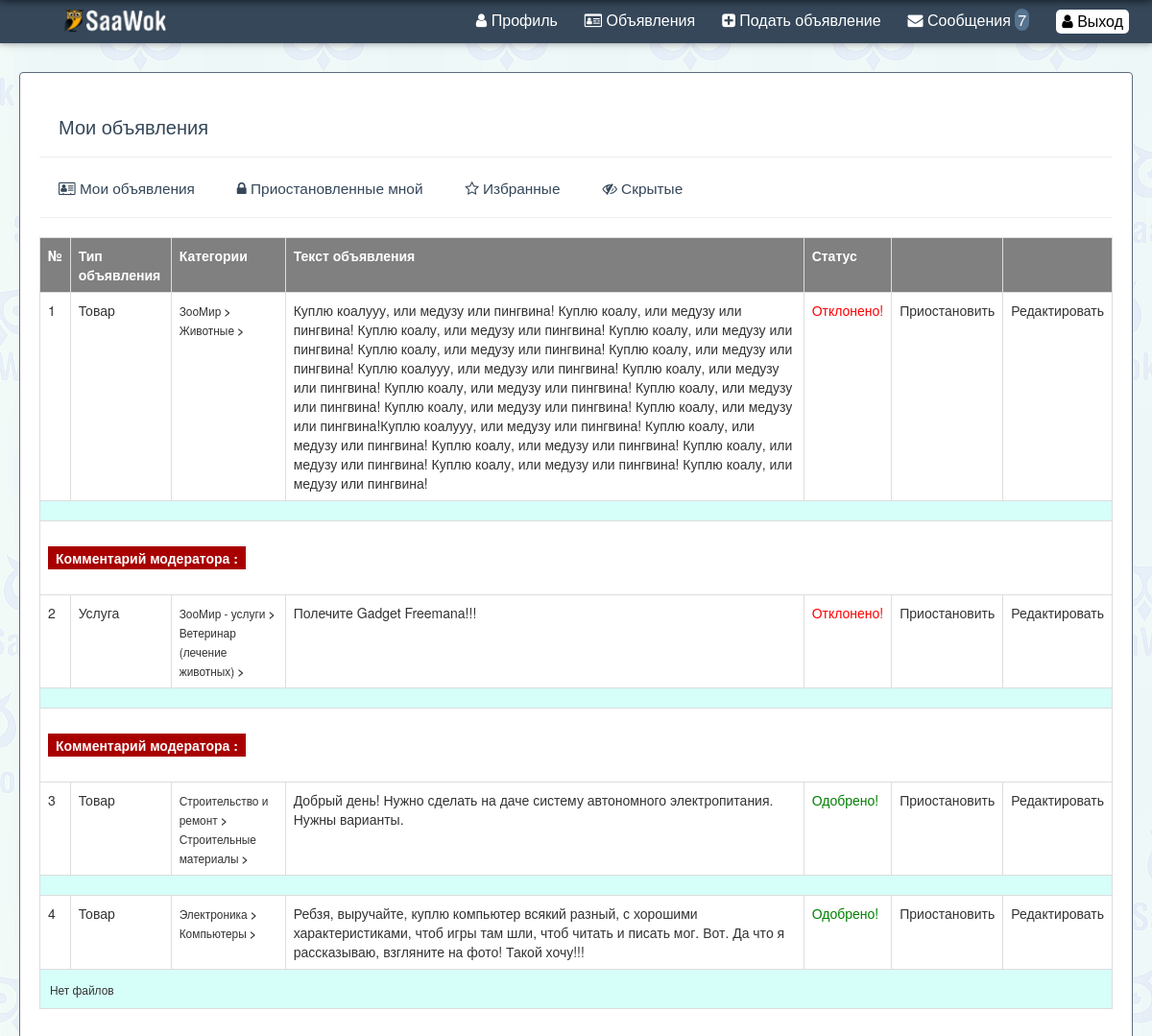
Screenshot of /cabinet/ads_my.php (signed in) with the database file from the repository.
### tables this page shows
CREATE TABLE `ads` (
  `id` int(11) NOT NULL AUTO_INCREMENT,
  `date` text NOT NULL,
  `author` text NOT NULL,
  `type` int(11) NOT NULL,
  `cat1` text NOT NULL,
  `cat2` text NOT NULL,
  `cat3` text NOT NULL,
  `text` text NOT NULL,
  `region` text NOT NULL,
  `city` text NOT NULL,
  `status` text NOT NULL,
  `files` text NOT NULL,
  `comment` text NOT NULL,
  PRIMARY KEY (`id`)
);

CREATE TABLE `cats` (
  `id` int(11) NOT NULL AUTO_INCREMENT,
  `cat` text NOT NULL,
  `parent_id` int(11) NOT NULL,
  `type` int(11) NOT NULL,
  PRIMARY KEY (`id`)
);

### cabinet/ads_my.php (the view, shortened to what this page needs)
<?php
$headerr=new Headerr();
$db=new Database();
$headerr->headerrs("Мои объявления","","","utf-8");
$headerr->user_bar();
$user_id=$_COOKIE['id'];
$ads=$db->db_select("ads","WHERE author='$user_id' and (status=0 OR status=2 OR status=3) order by id desc");
$ads_count=count($ads);
echo "
<div class='content Scontainer'>
 <div class='user_block'>
  <h3>Мои объявления</h3>
<hr>
<a class='nav_st1' href='ads_my.php'><i class='fa fa-address-card-o' aria-hidden='true'></i> Мои объявления</a>
<a class='nav_st1' href='ads_my_arh.php'><i class='fa fa-lock' aria-hidden='true'></i> Приостановленные мной</a>
<a class='nav_st1' href='fav_ob.php'><i class='fa fa-star-o' aria-hidden='true'></i> Избранные</a>
<a class='nav_st1' href='hide_ob.php'><i class='fa fa-eye-slash' aria-hidden='true'></i> Скрытые</a>
";
echo "<hr>";
echo "<table class='table table-bordered'>";
echo "<tr>
		<th>№</th>
		<th>Тип объявления</th>
		<th>Категории</th>
		<th>Текст объявления</th>
		<th>Статус</th>
		<th></th>
		<th></th>
	</tr>";
for($i=0;$i<$ads_count; $i++){
	if($ads[$i]['type']==0){
		$type='Товар';
	}else{
		$type='Услуга';
	}
	if($ads[$i]['status']==2){
		$status='<font color=green>Одобрено!</font>';
	}
	if($ads[$i]['status']==3){
		$status='<font color=red>Отклонено!</font>';
	}
	echo "<tr>
		<td>".($i+1)."</td>
		<td>".$type."</td>
		<td><small>".$db->get_cat_by_id($ads[$i]['cat1'])."<b> > </b>
		".$db->get_cat_by_id($ads[$i]['cat2'])."<b> > </b>
		".$db->get_cat_by_id($ads[$i]['cat3'])."</small></td>
		<td><a href='../ob.php?id=".$ads[$i]['id']."'>".$ads[$i]['text']."</a></td>
		<td>".$status."</td>
		<td><a href='ads_my.php?id=".$ads[$i]['id']."'>Приостановить</a></td>
		<td>
		<a href='ads_edit.php?id=".$ads[$i]['id']."'>Редактировать</a>
		</td>
	</tr>
	<tr>
	<td colspan=7 style='background-color: #D6FFF9;  padding:10px;'>
	<small>
	";
	if($ads[$i]['files']<>""){
		$db->get_files("../uploads/".$ads[$i]['author']."/".$ads[$i]['files']."/","");
	}
	echo "
	</small>
	</td>
	</tr>
	";
	if($ads[$i]['status']==3){
		echo "
			<tr>
				<td colspan=7>
				<br />
				<b style='background-color: #A80000; color:white; padding: 2px 8px;'>Комментарий модератора :</b> ".$ads[$i]['comment']."
				<br /><br />
				</td>
			<tr>
		";
	}
}
echo "</table>";
echo "</div></div>";
$headerr->footerr();
?>

### classes/headers.php (shortened to what this page needs)
<?php
class Headerr{
	public function headerrs ($title, $description, $keywords, $charset){
		$url= "http://".$_SERVER['SERVER_NAME'];
		echo $headerr= "
		<!DOCTYPE html>
		<html>
			<head>
				<title>".$title."</title>
				<meta name='description' content='".$description."' />
				<meta name='keywords' content='".$keywords."' />
<!--				<title>SaaWok  - инструмент взаимодействия потребителя и поставщика</title>
				<meta http-equiv='Content-Type' content='text/html; charset=utf-8' />
				<meta name='description' content='Портал представляет из себя инструмент, выявляющий очевидную потребность в конкретных товарах и услугах' />
				<meta name='keywords' content='Частные объявления, товары и услуги, инструмент для покупателя, инструмент поставщика, объявления Казахстан' />
-->
				<meta name='author' content='SaaW Ok' />
				<meta name='publisher-email' content='hello@saawok.com' />
				<meta name='robots' content='index, follow' />
				<link rel='alternate' hreflang='ru' href='".$url."' />
		  		<meta name='wmail-verification' content='bea7cc76a2250183467cb642a8eabfa4' />
				<meta charset='".$charset."'>
				<link rel='stylesheet' type='text/css' href='".$url."/css/jquery.fancybox.css' media='screen'>
				<link rel='stylesheet' type='text/css' href='".$url."/css/style_old.css'>
				<link rel='stylesheet' type='text/css' href='".$url."/css/style.css'>
				<link rel='stylesheet' href='".$url."/css/bootstrap.min.css' type='text/css' media='all'>
				<link rel='stylesheet' href='".$url."/css/font-awesome.min.css' media='all'>
	 		        <link href='http://fonts.googleapis.com/icon?family=Material+Icons' rel='stylesheet'>
				<link rel='icon' type='image/x-icon' href='".$url."/images/sww.ico'>
				<script src='https://ajax.googleapis.com/ajax/libs/jquery/3.1.1/jquery.min.js'></script>
				<script async src='".$url."/js/bootstrap.min.js'></script>
				<script async src='".$url."/js/infinite_scroll.js'></script>
				<script async type='text/javascript' src='".$url."/js/jquery.fancybox.js'></script>
			</head>
			<body>
		";
	}
	public function user_bar(){
		$url= "http://".$_SERVER['SERVER_NAME'];
		$user_id=$_COOKIE['id'];
		$db=new Database();
		$massages_count= count($db->db_select("massages","WHERE to_post='$user_id' AND status='0'"));
		$ban_check=$db->db_select("user","WHERE id='$user_id'");
		if($_COOKIE['auth']<>'welcome'){
		echo $user_bar="
		<div class='header Scontainer'>
				<div class='sk-top'>
		 <ul class='sk-navbar sk-white sk-card'>
		 	  <li><a href='".$url."/index.php' ><img src='".$url."/images/lg.png' style='margin: 0 20px; height:25px' /></a></li>
              <li class='sk-right sk-hide-small'>
			  <a href='".$url."/cabinet/auth.php'>Войти</a>
			  <a href='".$url."/cabinet/reg.php'>Зарегистрироваться</a>
  			</ul>
		</div>
		</div>
		";
		}else{
		echo "
		<div class='header Scontainer'>
					<div class='navbar_logo' align='left'><a href='/'><img src='".$url."/images/sww.png' style='width:80px' /></a></div>
		<div class='sk-top'>
		 <ul class='sk-navbar sk-white sk-card'>
		 	  <li><a href='".$url."/index.php' ><img src='".$url."/images/lg.png' style='margin: 0 20px; height:25px' /></a></li>
              <li class='sk-right sk-hide-small'>
			  <a href='".$url."/cabinet/profile.php'><i class='fa fa-user'></i> Профиль</a>
			  <a href='".$url."/cabinet/ads_my.php'><i class='fa fa-id-card-o'></i> Объявления</a>
			  <a href='".$url."/cabinet/ads_add.php'><i class='fa fa-plus-square'></i> Подать объявление</a>
			  <a href='".$url."/cabinet/massages.php'><i class='fa fa-envelope'></i> Сообщения <div class='m_style'>".$massages_count."</div></a>
			  <a href='".$url."/logout.php'><button class='button_auth' style='vertical-align:middle'><span><i class='fa fa-user'></i> Выход</span></button></a></li>
  			</ul>
		</div>
				<a href='".$url."/cabinet/profile.php' onclick='sk_close()'><i class='fa fa-user'></i> Профиль</a>
				<a href='".$url."/cabinet/ads_my.php'  onclick='sk_close()'>Мои объявления</a>
				<a href='".$url."/cabinet/ads_add.php' onclick='sk_close()'>Подать объявдение</a>
			    <a href='".$url."/cabinet/massages.php' onclick='sk_close()'><i class='fa fa-envelope'></i> Сообщения <span class='saw_badge_warning'>[".$massages_count."]</span></a>
			    <a href='".$url."/logout.php' onclick='sk_close()'> Выход</a>
		</div>
			";
		}
	}
	public function footerr (){
	echo $footerr="
    </body>
</html>";
	}
}
?>

### classes/db.php (shortened to what this page needs)
<?php
class Database{
	public function db_connect(){
		$this->conn = mysqli_connect(HOST, USER_NAME, USER_PASS, DB_NAME);
	}
	public function db_select($table_name,$sql_param){
		$conn= $this->conn;
		$sql = "SELECT * FROM ".$table_name." ".$sql_param;
		$result = mysqli_query($conn, $sql);
		if (mysqli_num_rows($result) > 0) {
			while($row = mysqli_fetch_assoc($result)) {
				$rows[]=$row;
			}
		}
		return $rows;
	}
	public function get_cat_by_id($id){
		$conn= $this->conn;
		$sql = "SELECT * FROM cats WHERE id='$id'";
		$result = mysqli_query($conn, $sql);
		if (mysqli_num_rows($result) > 0) {
			while($row = mysqli_fetch_assoc($result)) {
				$rows=$row['cat'];
			}
		}
		return $rows;
	}
	public function get_files($dirr,$ads_id) {
			if(file_exists($dirr)){
			$user_id=$_COOKIE['id'];
			$dir= scandir($dirr);
			$dir_count=count($dir);
			for($i=2;$i<$dir_count;$i++){
				echo "
				<a href='".$dirr."".$dir[$i]."' target='_blank'><img src='".$dirr."".$dir[$i]."' height='40em'></a>
				";
				if($ads_id<>""){
                                        echo "<a href='ads_edit.php?del=".$dir[$i]."&id=".$ads_id."'> --  Удалить -- </a>";
                                }
				echo "
				";
			}
		}else{
			echo "Нет файлов";
		}
	}
}
?>

### css/style_old.css (style rules this page uses)
a { text-decoration: none; }
th { padding:5px; background-color:grey; color:white; }

### css/style.css (style rules this page uses)
.Scontainer { width: 100%; }
body { background-image: url(../images/p.png); background-position: left top; background-repeat: repeat; background-attachment: fixed; height: 100%; }
body:before { content: ""; position: fixed; top: -10px; left: 0; width: 100%; height: 10px; -webkit-box-shadow: 0px 0px 10px rgba(0,0,0,.8); -moz-box-shadow: 0px 0px 10px rgba(0,0,0,.8); box-shadow: 0px 0px 10px rgba(0,0,0,.8); z-index: 100; }
.header { height: 40px; width: 95%; margin: 0 auto; margin-bottom: 35px; }
.content { min-height: 600px; width: 1160px; height: 100%; margin: 0 auto; }
.sk-top,.sk-bottom { position:fixed; width:100%; z-index:1 }
.sk-top { top:0 }
.sk-white, .sk-hover-white:hover { color: #fff!important; background-color: #354759!important; }
.sk-card { box-shadow: 0 2px 4px 0 rgba(0,0,0,0.16),0 2px 10px 0 rgba(0,0,0,0.12)!important; }
.sk-navbar { list-style-type: none; margin-top: 0; margin-bottom: 6px; padding-bottom: 6px; overflow: hidden; position: fixed; width: 100%; left: 0; top: 0; }
.sk-navbar li { float: left; }
.sk-navbar li a { padding: 4px; float: left; margin-top: 6px; margin-right: 20px; }
.sk-right { float: right!important; font-size: 16px; }
li { display: list-item; text-align: -webkit-match-parent; }
.sk-navbar a { text-decoration: none!important; }
a { color: inherit; }
a { background-color: transparent; -webkit-text-decoration-skip: objects; }
.m_style { background-color: #56738f; padding: 0px 3px 0px 3px; min-width: 3px; max-width: 18px; display: inline; border-radius: 8px; }
.button_auth { background-color: #fff; border: none; color: white; text-align: center; text-decoration: none; display: inline-block; cursor: pointer; color: #000; border-radius: 5px; transition: all 0.5s; }
.button_auth span { cursor: pointer; display: inline-block; position: relative; transition: 0.5s; }
.button_auth span:after { content: '⇒'; position: absolute; opacity: 0; top: 0; right: -20px; transition: 0.5s; }
* { box-sizing:border-box; }
.user_block { width: 100%; min-height: 600px; max-height: 1400px; margin: 0 auto; padding: 25px 20px; background-color: #fff; border: 1px solid #5D6C7A; border-radius: 4px; margin-bottom: 30px; }
.nav_st1 { padding-left: 20px; font-size: 1.1em; padding-right: 20px; color: #354759; }

### rows the page displays
ads: type "Товар", cat1.cat "ЗооМир", cat2.cat "Животные", text "Куплю коалууу, или медузу или пингвина! Куплю коалу, или медузу или пингвина! Куплю коалу, или медузу или пингвина! Куплю коалу, или медузу или пингвина! Куплю коалу, или медузу или пингвина! Куплю коалу, или медузу или пингвина! Куплю коалууу, или медузу или пингвина! Куплю коалу, или медузу или пингвина! Куплю коалу, или медузу или пингвина! Куплю коалу, или медузу или пингвина! Куплю коалу, или медузу или пингвина! Куплю коалу, или медузу или пингвина!Куплю коалууу, или медузу или пингвина! Куплю коалу, или медузу или пингвина! Куплю коалу, или медузу или пингвина! Куплю коалу, или медузу или пингвина! Куплю коалу, или медузу или пингвина! Куплю коалу, или медузу или пингвина!", status "Отклонено!"
ads: type "Услуга", cat1.cat "ЗооМир - услуги", cat2.cat "Ветеринар (лечение животных)", text "Полечите Gadget Freemanа!!!", status "Отклонено!"
ads: type "Товар", cat1.cat "Строительство и ремонт", cat2.cat "Строительные материалы", text "Добрый день! Нужно сделать на даче систему автономного электропитания. Нужны варианты.", status "Одобрено!"
ads: type "Товар", cat1.cat "Электроника", cat2.cat "Компьютеры", text "Ребзя, выручайте, куплю компьютер всякий разный, с хорошими характеристиками, чтоб игры там шли, чтоб читать и писать мог. Вот. Да что я рассказываю, взгляните на фото! Такой хочу!!!", status "Одобрено!", files "Нет файлов"

### other values shown
$massages_count "7"
